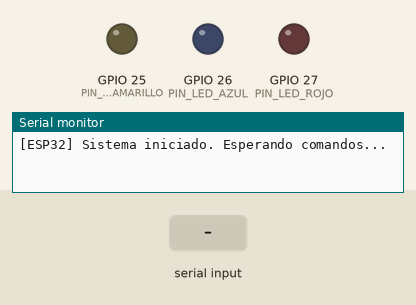
Simulated run of this sketch. Board: ESP32. Shown: output pins drawn as LEDs (lit = HIGH), the last lines printed to the serial monitor. Dashed ring = blinking. Inputs (shaded band) come from the test bench.

Above: at 1.2 s.
1.3 s: "D" received over Serial
At 1.9 s:
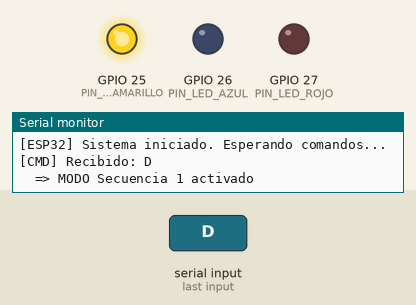
4.3 s: "A" received over Serial
At 4.6 s:
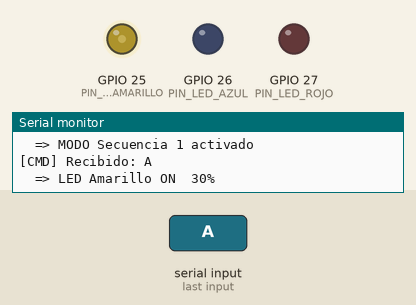
5.8 s: "B" received over Serial
At 6.9 s:
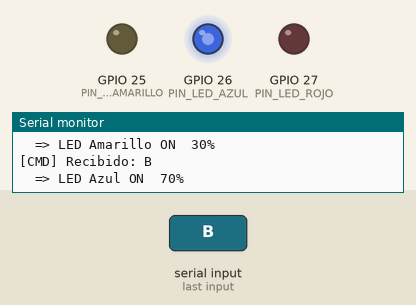
7.3 s: "E" received over Serial
At 8.35 s:
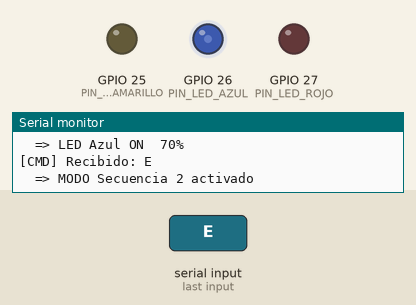
10.3 s: "F" received over Serial
At 11.5 s:
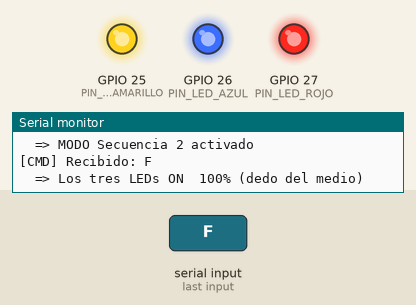
11.8 s: "D" received over Serial
At 13.2 s:
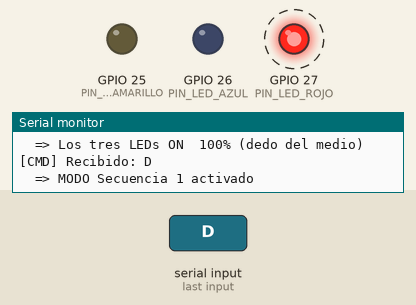
Timing chart, 0 to 15.8 s (numbered marks = the images above; inputs shaded):
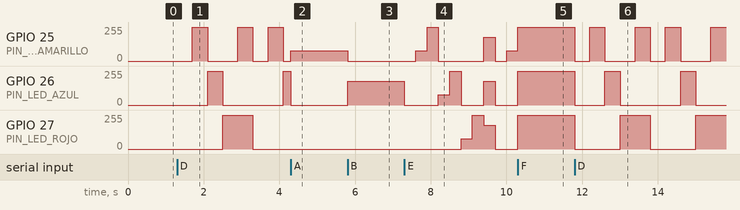

Measured:
- after the input at 1.3 s, GPIO 25 (PIN_LED_AMARILLO): goes 255/255 0.40 s, 0/255 0.80 s, 255/255 0.40 s, 0/255 0.40 s, 255/255 0.40 s, then 0/255, starting after 0.40 s; GPIO 26 (PIN_LED_AZUL): 0/255 → 255/255 after 0.80 s, → 0/255 0.40 s later, → 255/255 1.6 s later; GPIO 27 (PIN_LED_ROJO): 0/255 → 255/255 after 1.2 s, → 0/255 0.80 s later
- after the input at 4.3 s, GPIO 27 (PIN_LED_ROJO): stays 0/255 (without the input it goes to 255/255 after 0.20 s)
- after the input at 5.8 s, GPIO 25 (PIN_LED_AMARILLO): 77/255 → 0/255 at once; GPIO 26 (PIN_LED_AZUL): 0/255 → 178/255 at once
- after the input at 7.3 s, GPIO 25 (PIN_LED_AMARILLO): 0/255 → 77/255 after 0.30 s, → 255/255 0.30 s later, → 0/255 0.30 s later, → 178/255 1.2 s later, … (6 changes in this stretch); GPIO 26 (PIN_LED_AZUL): 178/255 → 0/255 at once, → 77/255 0.90 s later, → 255/255 0.30 s later, → 0/255 0.30 s later, … (6 changes in this stretch)
- after the input at 10.3 s, GPIO 25 (PIN_LED_AMARILLO): goes on until 10.3 s, then stays 255/255
- after the input at 11.8 s, GPIO 25 (PIN_LED_AMARILLO): 255/255 → 0/255 at once, → 255/255 0.40 s later, → 0/255 0.40 s later, → 255/255 0.80 s later, … (8 changes in this stretch); GPIO 26 (PIN_LED_AZUL): goes 0/255 0.80 s, 255/255 0.40 s, 0/255 1.6 s, 255/255 0.40 s, then 0/255, starting at once

The sketch:

esp32_gesture_leds.ino
```cpp
#define PIN_LED_AMARILLO  25
#define PIN_LED_AZUL      26
#define PIN_LED_ROJO      27
#define PWM_FREQ       5000
#define PWM_RESOLUTION    8
#define DUTY_30   77
#define DUTY_70  179
#define DUTY_100 255

typedef enum {
  MODO_PWM,
  MODO_SEQ1,
  MODO_SEQ2
} SistemaMode;

SistemaMode modoActual = MODO_PWM;

uint8_t  seqPaso      = 0;
uint32_t seqTimestamp = 0;

void apagarTodos();
void setPWM(uint8_t dutyA, uint8_t dutyB, uint8_t dutyR);
void procesarComando(char cmd);
void ejecutarSecuencia1();
void ejecutarSecuencia2();

void setup() {
  Serial.begin(9600);
  Serial.println("[ESP32] Sistema iniciado. Esperando comandos...");
  ledcAttach(PIN_LED_AMARILLO, PWM_FREQ, PWM_RESOLUTION);
  ledcAttach(PIN_LED_AZUL,     PWM_FREQ, PWM_RESOLUTION);
  ledcAttach(PIN_LED_ROJO,     PWM_FREQ, PWM_RESOLUTION);

  apagarTodos();
}
void loop() {
  if (Serial.available() > 0) {
    char cmd = (char)Serial.read();
    procesarComando(cmd);
  }
  if (modoActual == MODO_SEQ1) {
    ejecutarSecuencia1();
  } else if (modoActual == MODO_SEQ2) {
    ejecutarSecuencia2();
  }
}

void procesarComando(char cmd) {
  Serial.print("[CMD] Recibido: ");
  Serial.println(cmd);
  switch (cmd) {
    case 'A':
      modoActual = MODO_PWM;
      apagarTodos();
      ledcWrite(PIN_LED_AMARILLO, DUTY_30);
      Serial.println("  => LED Amarillo ON  30%");
      break;
    case 'B':
      modoActual = MODO_PWM;
      apagarTodos();
      ledcWrite(PIN_LED_AZUL, DUTY_70);
      Serial.println("  => LED Azul ON  70%");
      break;
    case 'C':
      modoActual = MODO_PWM;
      apagarTodos();
      ledcWrite(PIN_LED_ROJO, DUTY_100);
      Serial.println("  => LED Rojo ON  100%");
      break;
    case 'D':
      modoActual    = MODO_SEQ1;
      seqPaso       = 0;
      seqTimestamp  = millis();
      apagarTodos();
      Serial.println("  => MODO Secuencia 1 activado");
      break;
    case 'E':
      modoActual    = MODO_SEQ2;
      seqPaso       = 0;
      seqTimestamp  = millis();
      apagarTodos();
      Serial.println("  => MODO Secuencia 2 activado");
      break;
    case 'F':
      modoActual = MODO_PWM;
      apagarTodos();
      ledcWrite(PIN_LED_AMARILLO, DUTY_100);
      ledcWrite(PIN_LED_AZUL,     DUTY_100);
      ledcWrite(PIN_LED_ROJO,     DUTY_100);
      Serial.println("  => Los tres LEDs ON  100% (dedo del medio)");
      break;
    default:
      Serial.println("  => Comando desconocido, ignorado.");
      break;
  }
}
void ejecutarSecuencia1() {
  const uint32_t DURACION_PASO = 400;
  uint32_t ahora = millis();
  if ((ahora - seqTimestamp) >= DURACION_PASO) {
    seqTimestamp = ahora;

    switch (seqPaso) {
      case 0:
        apagarTodos();
        ledcWrite(PIN_LED_AMARILLO, DUTY_100);
        seqPaso = 1;
        break;

      case 1:
        apagarTodos();
        ledcWrite(PIN_LED_AZUL, DUTY_100);
        seqPaso = 2;
        break;
      case 2:
        apagarTodos();
        ledcWrite(PIN_LED_ROJO, DUTY_100);
        seqPaso = 3;
        break;
      case 3:
        apagarTodos();
        ledcWrite(PIN_LED_AMARILLO, DUTY_100);
        ledcWrite(PIN_LED_ROJO,     DUTY_100);
        seqPaso = 4;
        break;
      case 4:
        apagarTodos();
        seqPaso = 0;
        break;

      default:
        seqPaso = 0;
        break;
    }
  }
}

void ejecutarSecuencia2() {
  const uint32_t DURACION_PASO = 300;
  uint32_t ahora = millis();

  if ((ahora - seqTimestamp) >= DURACION_PASO) {
    seqTimestamp = ahora;
    switch (seqPaso) {
      case 0:
        apagarTodos();
        ledcWrite(PIN_LED_AMARILLO, DUTY_30);
        seqPaso = 1;
        break;
      case 1:
        ledcWrite(PIN_LED_AMARILLO, DUTY_100);
        seqPaso = 2;
        break;
      case 2:
        apagarTodos();
        ledcWrite(PIN_LED_AZUL, DUTY_30);
        seqPaso = 3;
        break;
      case 3:
        ledcWrite(PIN_LED_AZUL, DUTY_100);
        seqPaso = 4;
        break;

      case 4:
        apagarTodos();
        ledcWrite(PIN_LED_ROJO, DUTY_30);
        seqPaso = 5;
        break;
      case 5:
        ledcWrite(PIN_LED_ROJO, DUTY_100);
        seqPaso = 6;
        break;

      case 6:
        ledcWrite(PIN_LED_AMARILLO, DUTY_70);
        ledcWrite(PIN_LED_AZUL,     DUTY_70);
        ledcWrite(PIN_LED_ROJO,     DUTY_70);
        seqPaso = 7;
        break;
      case 7:
        apagarTodos();
        seqPaso = 0;
        break;
      default:
        seqPaso = 0;
        break;
    }
  }
}
void apagarTodos() {
  ledcWrite(PIN_LED_AMARILLO, 0);
  ledcWrite(PIN_LED_AZUL,     0);
  ledcWrite(PIN_LED_ROJO,     0);
}
```
